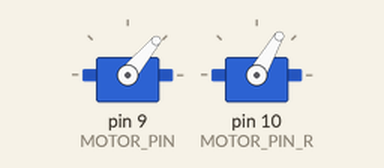
Simulated run of this sketch. Board: Arduino Uno, built with avr-gcc and run on an emulated ATmega328P. On the bench: 2 × servo. What the sketch prints to the serial monitor is not drawn.

Above: at 10.6 s.
Timing chart, 0 to 12.1 s (numbered marks = the images above):
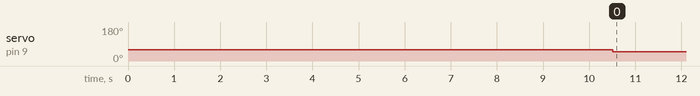

Measured:
- by itself, servo on pin 9 (MOTOR_PIN): 60° → 50° at 10.5 s

The sketch:

esc_programming_temp.ino
```cpp
#include "Servo.h"

#define MOTOR_PIN 9 // This is the left motor
#define MOTOR_PIN_R 10
#define MOTOR_MAX_SPEED 90 // NOT REALLY NEEDED
#define MOTOR_START_SPEED 60

/*
* This is the max/min speed values restriction
*/
int motor_left_minimum = 68;
int motor_left_maximum = 118;
int motor_right_minimum = 68;
int motor_right_maximum = 118;

int motor_current_speed = 0;
Servo motor; // This is the left motor
Servo motorRight;

String left;
String right;
void setup()
{

// 115200 default for blusmirf gold
//Serial.begin(115200);

// 9600 default for the xbee pro series1
Serial.begin(9600);

// Motor
delay(1000);
motor.attach(MOTOR_PIN); // This is the left motor
motorRight.attach(MOTOR_PIN_R);
motorStartAt(MOTOR_START_SPEED); // Arming procedure
delay(1500);
digitalWrite(9, LOW);
  delay(2000);
    Serial.println("Delay Done");
}


void loop()
{
  motor.write(50);


}


// Wrapper function for Servo's ".write(*speed*)" function
void motorSetSpeed(int speed)
{


// Don't let the motor go above or below pre-determined max and min
if (speed > MOTOR_MAX_SPEED)
speed = MOTOR_MAX_SPEED;
else if (speed < MOTOR_START_SPEED)
speed = MOTOR_START_SPEED;

motor.write(speed);
motorRight.write(speed);
motor_current_speed = speed;

//Serial.print("current motor speed = ");
//Serial.println(motor_current_speed);


}


void motorStartAt(int start_speed)
{
int i;
  for (i=0; i < start_speed; i++) {
motorSetSpeed(i);
Serial.println(i);
delay(100);
}
}
```
